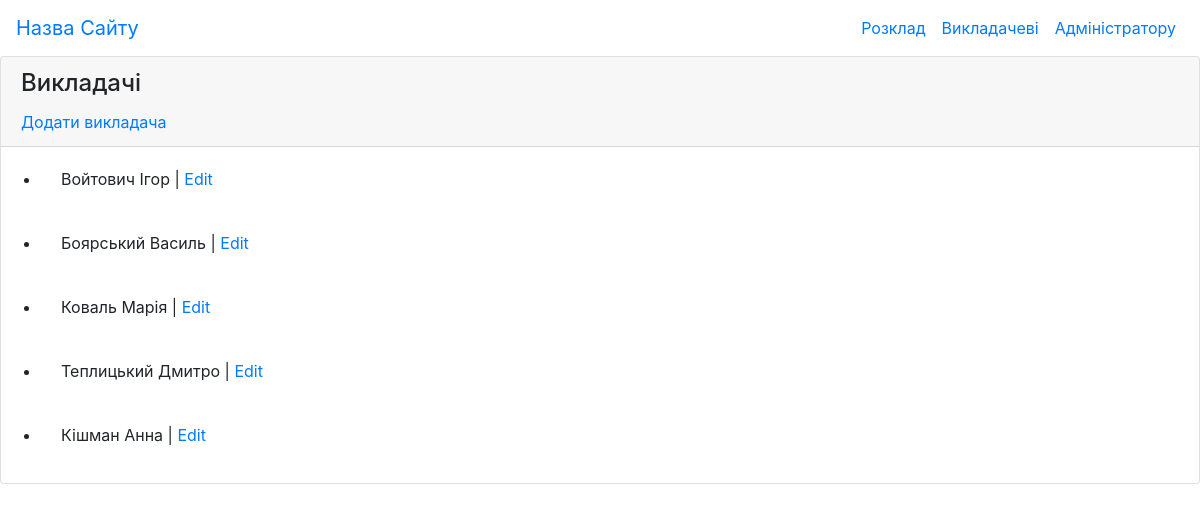
The page /control/vukladach/ on the database its author committed.
### vukladach/models.py (models this page shows)
class Vukladach(models.Model):
    imya=models.CharField("Ім'я", max_length=75)
    prizvusche=models.CharField("Прізвище", max_length=75)
    poBatkovi=models.CharField("По батькові", max_length=75)
    posada=models.CharField("Посада", max_length=175)
    naukovaStupin=models.CharField("Наукова ступінь", max_length=75)
    vcheneZvannya=models.CharField("Вчене звання", max_length=75)
    facultet=models.ForeignKey(Facultys,on_delete=models.PROTECT)
    kafedra=models.ForeignKey(Kafedras,on_delete=models.PROTECT)
    def __str__(self):
        return self.prizvusche + ' ' + self.imya

### vukladach/views.py (the view)
# urls.py: path('', VukladachList.as_view(), name='vukladach_list'),
class VukladachList(ListView):
    model = Vukladach
    template_name = "vukladach/vukladach_list.html"
    context_object_name = "vukladachs"

### vukladach/templates/vukladach/vukladach_list.html
{% extends "main/index.html" %}
{% block content %}
    <div class="card">
        <div class="card-header card-header-secondary">
            <h4 class="card-title">Викладачі</h4>
            <a href="{% url 'vukladach_create' %}">Додати викладача</a>
        </div>
        <ul>
            {% for vukladach in vukladachs %}
                <li class="card-body">{{ vukladach }} | <a href="{% url 'vukladach_update' vukladach.id %}">Edit</a></li>
            {% endfor %}
        </ul>
    </div>
{% endblock content %}

### rows shown on the page
Vukladach: prizvusche+imya "Войтович Ігор"
Vukladach: prizvusche+imya "Боярський Василь"
Vukladach: prizvusche+imya "Коваль Марія"
Vukladach: prizvusche+imya "Теплицький Дмитро"
Vukladach: prizvusche+imya "Кішман Анна"
